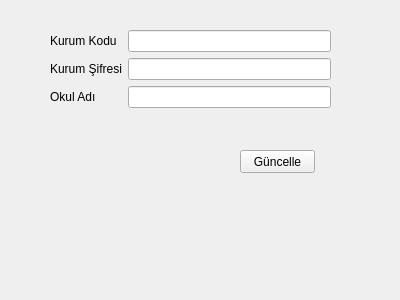
<?xml version="1.0" encoding="UTF-8"?>
<ui version="4.0">
 <class>Form</class>
 <widget class="QWidget" name="Form">
  <property name="geometry">
   <rect>
    <x>0</x>
    <y>0</y>
    <width>400</width>
    <height>300</height>
   </rect>
  </property>
  <property name="windowTitle">
   <string>Okul Bilgilerini Güncelle</string>
  </property>
  <widget class="QWidget" name="formLayoutWidget">
   <property name="geometry">
    <rect>
     <x>50</x>
     <y>30</y>
     <width>281</width>
     <height>91</height>
    </rect>
   </property>
   <layout class="QFormLayout" name="formLayout">
    <item row="0" column="0">
     <widget class="QLabel" name="kurumKoduLabel">
      <property name="text">
       <string>Kurum Kodu</string>
      </property>
     </widget>
    </item>
    <item row="0" column="1">
     <widget class="QLineEdit" name="kurumKodu"/>
    </item>
    <item row="1" column="0">
     <widget class="QLabel" name="kurumIfresiLabel">
      <property name="text">
       <string>Kurum Şifresi</string>
      </property>
     </widget>
    </item>
    <item row="1" column="1">
     <widget class="QLineEdit" name="kurumISifresi"/>
    </item>
    <item row="2" column="0">
     <widget class="QLabel" name="okulAdLabel">
      <property name="text">
       <string>Okul Adı</string>
      </property>
     </widget>
    </item>
    <item row="2" column="1">
     <widget class="QLineEdit" name="okulAdi"/>
    </item>
   </layout>
  </widget>
  <widget class="QPushButton" name="kurumGuncelle">
   <property name="geometry">
    <rect>
     <x>240</x>
     <y>150</y>
     <width>75</width>
     <height>23</height>
    </rect>
   </property>
   <property name="text">
    <string>Güncelle</string>
   </property>
  </widget>
 </widget>
 <resources/>
 <connections/>
</ui>
